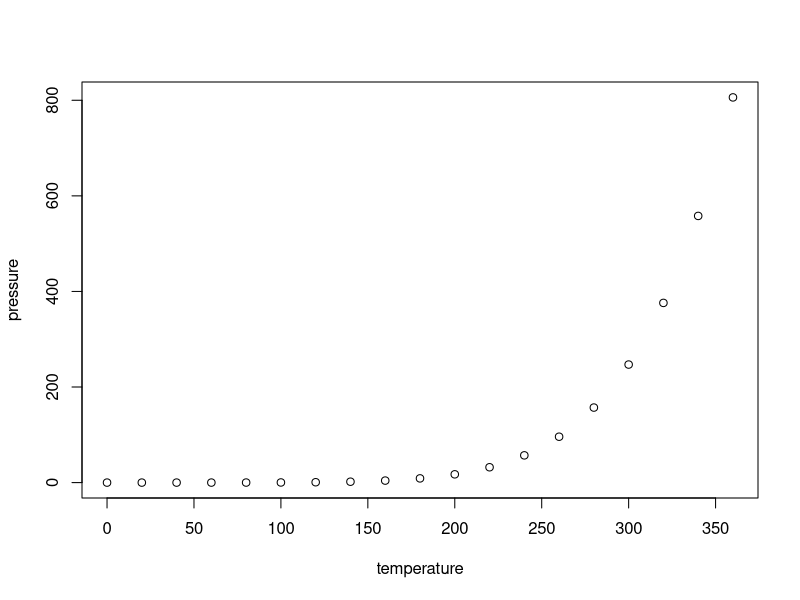
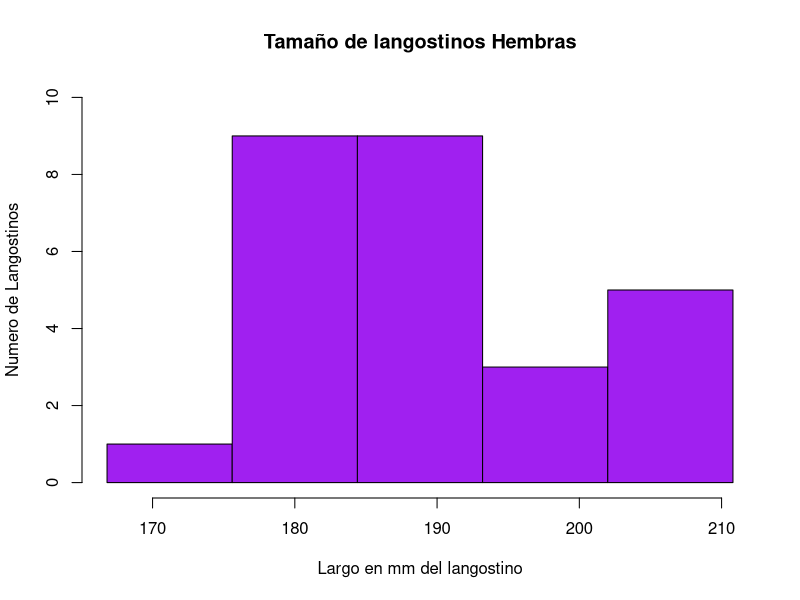
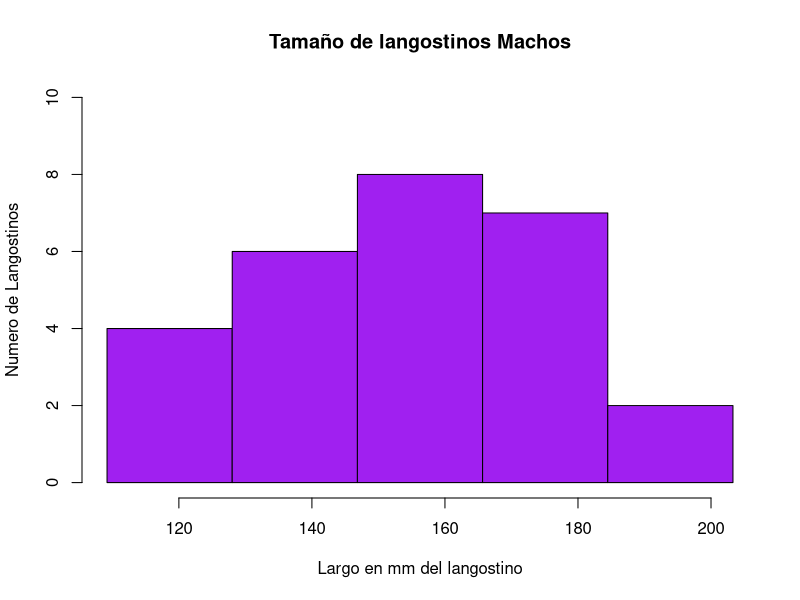
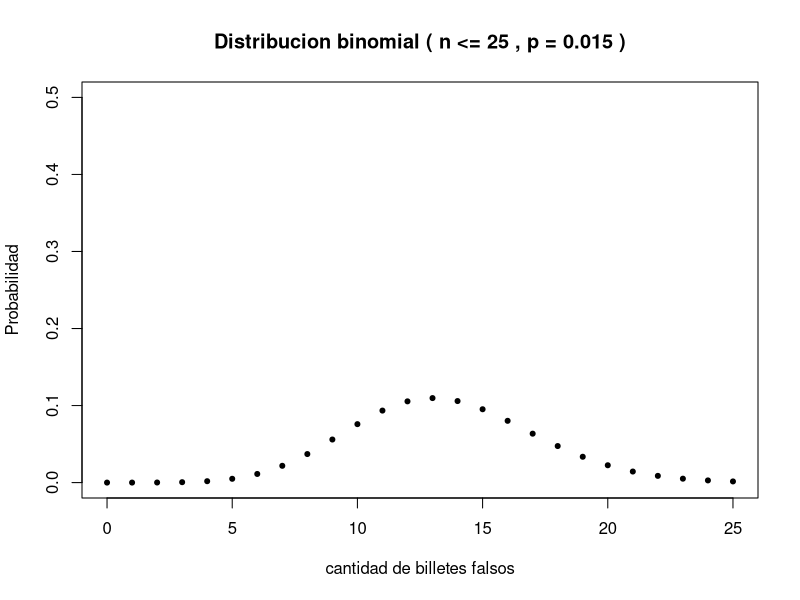
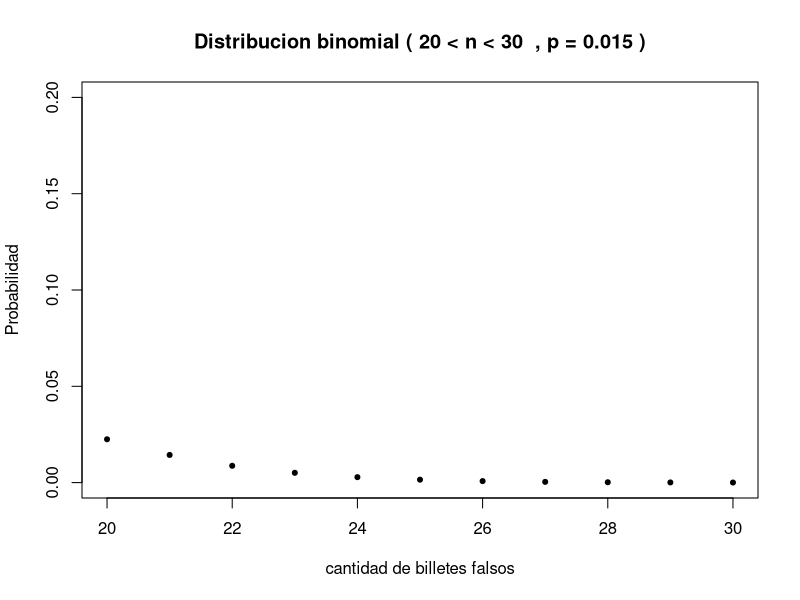
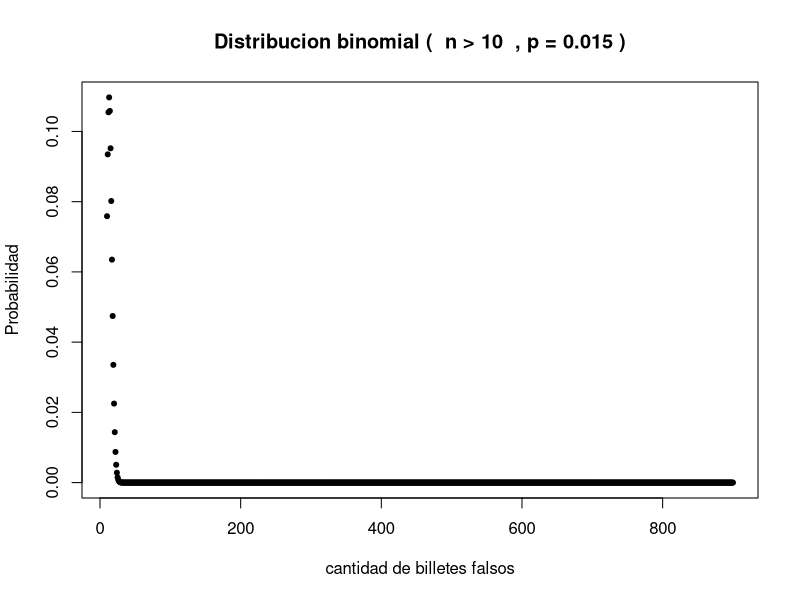
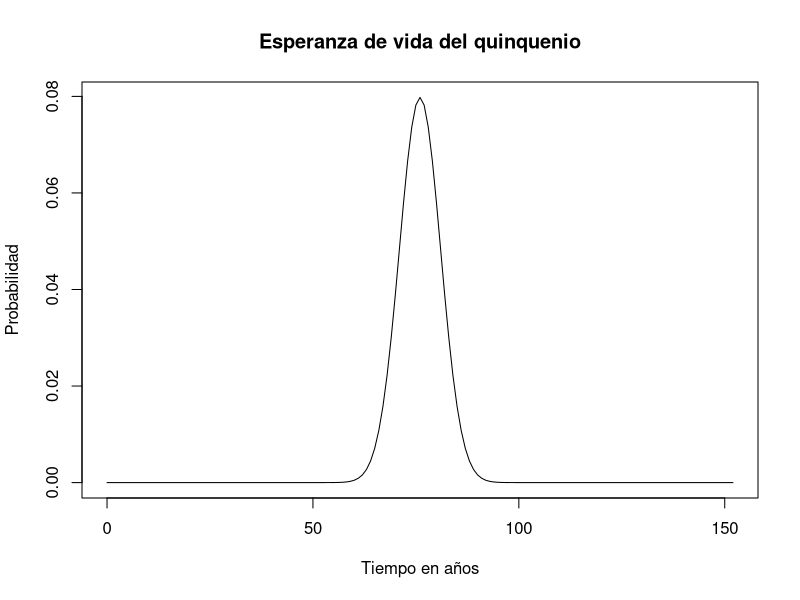

Source code (R) for these figures, in order:
## ---- chunk 1
summary(cars)
## ---- chunk 2
plot(pressure)
## ---- chunk 3
Hembras <- c( 183.2, 182.5, 166.8, 184.1, 190.0, 196.3, 183.0, 178.1, 193.3, 204.3, 193.2, 187.3, 176.5, 180.4, 185.8, 179.0, 184.3, 189.3, 188.3, 189.2, 195.5, 186.8, 189.1, 202.4, 202.2, 203.1, 210.8 )

Machos <- c( 140.9, 173.9, 118.9, 121.7, 177.4, 140.0, 173.8, 154.8, 192.7, 154.5, 177.5, 134.4, 109.2, 153.4, 175.0, 150.7, 138.7, 169.8, 203.3, 136.7, 153.9, 163.0, 165.3, 176.7, 137.7, 126.7, 150.0 )
## ---- chunk 4
HembrasSort <- sort(Hembras,decreasing = FALSE)
frq <- (max(HembrasSort) - min(HembrasSort))/5
hist(x = HembrasSort,main="Tamaño de langostinos Hembras",col = 'purple', breaks = seq(min(HembrasSort),max(HembrasSort),frq),xlab = 'Largo en mm del langostino',ylab = 'Numero de Langostinos',ylim = c(0,10),xlim = c(min(Hembras),max(Hembras)))
## ---- chunk 5
MachosSort <- sort(Machos,decreasing = FALSE)
frq <- (max(MachosSort) - min(MachosSort))/5
hist(x = MachosSort,main="Tamaño de langostinos Machos",col = 'purple', breaks = seq(min(MachosSort),max(MachosSort),frq),xlab = 'Largo en mm del langostino',ylab = 'Numero de Langostinos',ylim = c(0,10),xlim = c(min(Machos),max(Machos)))
## ---- chunk 6
promHembras <- mean(Hembras)
desvHembras <- sd(Hembras)

sprintf("Promedio de tamano en hembras: %f",promHembras)
sprintf("Devisación estandar: %f",desvHembras)

## ---- chunk 7
promMachos <- mean(Machos)
desvMachos <- sd(Machos)

sprintf("Promedio de tamano en hembras: %f",promMachos)
sprintf("Devisación estandar: %f",desvMachos)

## ---- chunk 8
p <- 0.015
Xa <- pbinom(25,900,p)
plot(0:25,dbinom(0:25,900,p),main = 'Distribucion binomial ( n <= 25 , p = 0.015 )',ylab = 'Probabilidad',xlab = 'cantidad de billetes falsos', pch = 20, ylim = c(0,0.5))

## ---- chunk 9
p <- 0.015
x1 <- pbinom(20,900,p)
x2 <- pbinom(30,900,p)
xb <- x2-x1;
plot(20:30,dbinom(20:30,900,p),main = 'Distribucion binomial ( 20 < n < 30  , p = 0.015 )',ylab = 'Probabilidad',xlab = 'cantidad de billetes falsos', pch = 20, ylim = c(0,0.2))
## ---- chunk 10

p <- 0.015
Xc <- 1 - pbinom(10,900,p)
plot(10:900,dbinom(10:900,900,p),main = 'Distribucion binomial (  n > 10  , p = 0.015 )',ylab = 'Probabilidad',xlab = 'cantidad de billetes falsos', pch = 20)

## ---- chunk 11
#Grafica de la distribucion normal
plot(0:152,dnorm(0:152,76,5),type = 'l',main = 'Esperanza de vida del quinquenio',xlab = 'Tiempo en años',ylab = 'Probabilidad')
## ---- chunk 12
media <- 76
var <- 25
ds <- 5

xa <- pnorm(92,media,ds,lower.tail = FALSE) 

##falta la cantidad
## ---- chunk 13
media <- 76
var <- 25
ds <- 5

xb <- pnorm(54,76,5) + pnorm(75,76,5,lower.tail = FALSE)
##falta la cantidad
